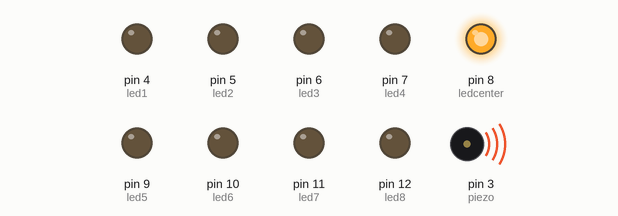
The sketch below on a simulated Arduino Nano, built with avr-gcc and run on an emulated ATmega328P. Parts: output pins drawn as LEDs (lit = HIGH), buzzer (waves = sounding).

Above: at 0.1 s.
At 3.5 s:
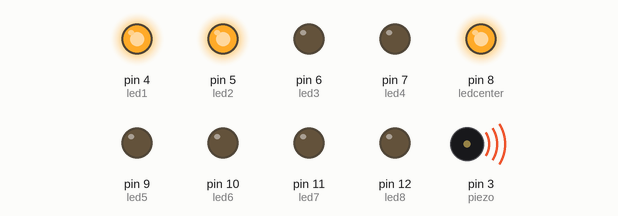
At 5.5 s:
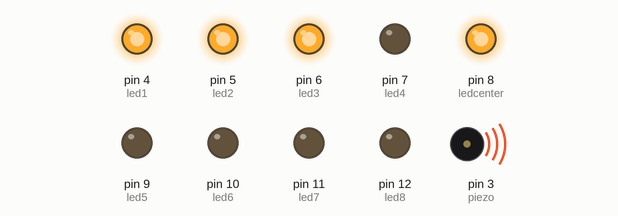
At 8.7 s:
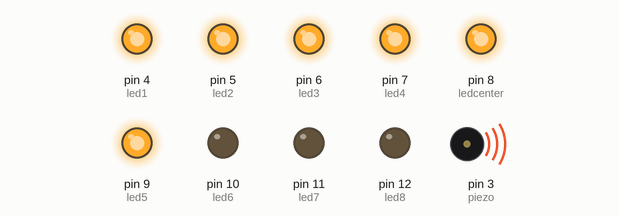
At 12.5 s:
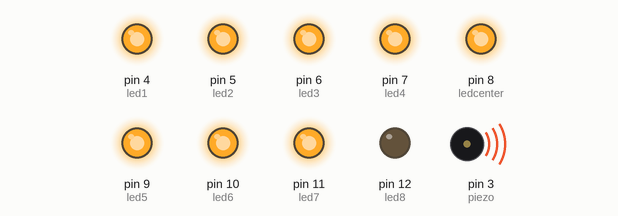
At 25.1 s:
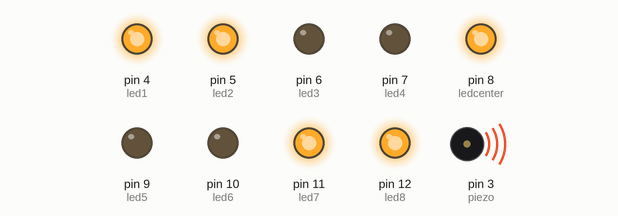
Timing chart, 0 to 40.0 s (numbered marks = the images above):
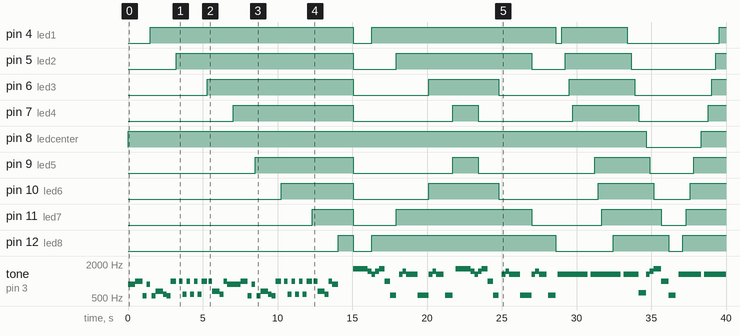

Measured:
- by itself, pin 4 (led1): goes HIGH 13.6 s, LOW 1.3 s, HIGH 12.3 s, LOW 0.40 s, HIGH 4.4 s, LOW 6.2 s, then HIGH
- by itself, pin 5 (led2): goes HIGH 11.8 s, LOW 2.9 s, HIGH 9.1 s, LOW 2.3 s, HIGH 4.4 s, LOW 5.7 s, then HIGH
- by itself, pin 6 (led3): repeats every 9.8 s: LOW 5.1 s, HIGH 4.7 s
- by itself, pin 7 (led4): goes HIGH 8.0 s, LOW 6.7 s, HIGH 1.7 s, LOW 6.3 s, HIGH 4.4 s, LOW 4.7 s, then HIGH
- by itself, pin 8 (ledcenter): LOW → HIGH at 0.00 s, → LOW 34.7 s later, → HIGH 3.7 s later
- by itself, pin 9 (led5): goes HIGH 6.5 s, LOW 6.7 s, HIGH 1.7 s, LOW 7.8 s, HIGH 3.7 s, LOW 3.0 s, then HIGH
- by itself, pin 10 (led6): goes HIGH 4.8 s, LOW 5.1 s, HIGH 4.7 s, LOW 6.7 s, HIGH 3.7 s, LOW 2.5 s, then HIGH
- by itself, pin 11 (led7): goes HIGH 2.7 s, LOW 2.9 s, HIGH 9.1 s, LOW 4.7 s, HIGH 4.0 s, LOW 1.7 s, then HIGH

The sketch:

Menorah_V3.ino
```cpp
// (licence header left out)
  //Declares ints for the LEDs, tempo, and piezo buzzer
  int led1 = 4;
  int led2 = 5;
  int led3 = 6;
  int led4 = 7;
  int ledcenter= 8;
  int led5 = 9;
  int led6 = 10;
  int led7 = 11;
  int led8 = 12;
  int piezo = 3;
  int tempo = 500;


  //Makes a structure so I can declare notes more easily
struct MusicStruct {


  int A = 550;
  int As = 582;
  int B = 617;
  int C = 654;
  int Cs = 693;
  int D = 734;
  int Ds = 777;
  int E = 824;
  int F = 873;
  int Fs = 925;
  int G = 980;
  int Gs = 1003;
  int C5  = 523;
  int CS5 = 554;
  int D5  = 587;
  int DS5 = 622;
  int E5  = 659;
  int F5  = 698;
  int FS5 = 740;
  int G5  = 784;
  int GS5 = 831;
  int A5  = 880;
  int AS5 = 932;
  int B5  = 988;
  int C6  = 1047;
  int CS6 = 1109;
  int D6  = 1175;
  int DS6 = 1245;
  int E6  = 1319;
  int F6  = 1397;
  int FS6 = 1480;
  int G6  = 1568;
  int GS6 = 1661;
  int A6  = 1760;
  int AS6 = 1865;
  int B6  = 1976;


}Music;


  //Same thing but makes it for length
struct LengthStruct {


  float half = 0.5;
  float threethirds = 0.75;
  float one = 1.0;
  float one_half = 1.5;
  float two = 2.0;
  float two_half = 2.5;


}Length;


  //Declares evrything as an output
  void setup() {


  pinMode(led1,OUTPUT);
  pinMode(led2,OUTPUT);
  pinMode(led3,OUTPUT);
  pinMode(led4,OUTPUT);
  pinMode(ledcenter,OUTPUT);
  pinMode(led5,OUTPUT);
  pinMode(led6,OUTPUT);
  pinMode(led7,OUTPUT);
  pinMode(led8,OUTPUT);
  pinMode(piezo, OUTPUT);


  }


  //Makes a void so I can easyily declare everything without having to do it individualy every single time
void setTone(int pin, int note, int duration) {


  tone(pin, note, duration);


  delay(duration);


}


  //The main code that plays the song as well as the lightshow
void loop() {


  digitalWrite(ledcenter, HIGH);


  //I have a little dreidel
  setTone(piezo, Music.F, tempo * Length.half);
  setTone(piezo, Music.F, tempo * Length.half);
  setTone(piezo, Music.G, tempo * Length.half);
  setTone(piezo, Music.G, tempo * Length.half);
  setTone(piezo, Music.A, tempo * Length.half);
  setTone(piezo, Music.F, tempo * Length.half);
  digitalWrite(led1, HIGH);


delay(100);


  //I made it out of clay
  setTone(piezo, Music.A, tempo * Length.half);
  setTone(piezo, Music.C, tempo * Length.half);
  setTone(piezo, Music.C, tempo * Length.half);
  setTone(piezo, Music.As, tempo * Length.half);
  setTone(piezo, Music.A, tempo * Length.half);
  setTone(piezo, Music.G, tempo * Length.threethirds);
  digitalWrite(led2, HIGH);


delay(200);


  //And when its dry and ready
  setTone(piezo, Music.G, tempo * Length.half);
  setTone(piezo, Music.As, tempo * Length.half);
  setTone(piezo, Music.G, tempo * Length.half);
  setTone(piezo, Music.As, tempo * Length.half);
  setTone(piezo, Music.G, tempo * Length.half);
  setTone(piezo, Music.As, tempo * Length.half);
  setTone(piezo, Music.G, tempo * Length.threethirds);
  digitalWrite(led3, HIGH);


delay(100);


  //Oh dridel I shall play
  setTone(piezo, Music.G, tempo * Length.half);
  setTone(piezo, Music.C, tempo * Length.half);
  setTone(piezo, Music.C, tempo * Length.half);
  setTone(piezo, Music.As, tempo * Length.half);
  setTone(piezo, Music.G, tempo * Length.half);
  setTone(piezo, Music.F, tempo * Length.threethirds);
  digitalWrite(led4, HIGH);


  //I have a little dreidel
  setTone(piezo, Music.F, tempo * Length.half);
  setTone(piezo, Music.F, tempo * Length.half);
  setTone(piezo, Music.G, tempo * Length.half);
  setTone(piezo, Music.G, tempo * Length.half);
  setTone(piezo, Music.A, tempo * Length.half);
  setTone(piezo, Music.F, tempo * Length.half);
  digitalWrite(led5, HIGH);


delay(100);


  //I made it out of clay
  setTone(piezo, Music.A, tempo * Length.half);
  setTone(piezo, Music.C, tempo * Length.half);
  setTone(piezo, Music.C, tempo * Length.half);
  setTone(piezo, Music.As, tempo * Length.half);
  setTone(piezo, Music.A, tempo * Length.half);
  setTone(piezo, Music.G, tempo * Length.threethirds);
  digitalWrite(led6, HIGH);


delay(200);


  //And when its dry and ready
  setTone(piezo, Music.G, tempo * Length.half);
  setTone(piezo, Music.As, tempo * Length.half);
  setTone(piezo, Music.G, tempo * Length.half);
  setTone(piezo, Music.As, tempo * Length.half);
  setTone(piezo, Music.G, tempo * Length.half);
  setTone(piezo, Music.As, tempo * Length.half);
  setTone(piezo, Music.G, tempo * Length.threethirds);
  digitalWrite(led7, HIGH);


delay(100);


  //Oh dridel I shall play
  setTone(piezo, Music.G, tempo * Length.half);
  setTone(piezo, Music.C, tempo * Length.half);
  setTone(piezo, Music.C, tempo * Length.half);
  setTone(piezo, Music.As, tempo * Length.half);
  setTone(piezo, Music.G, tempo * Length.half);
  setTone(piezo, Music.F, tempo * Length.threethirds);
  digitalWrite(led8, HIGH);


delay(1000);


  digitalWrite(led1, LOW);
  digitalWrite(led2, LOW);
  digitalWrite(led3, LOW);
  digitalWrite(led4, LOW);
  digitalWrite(led5, LOW);
  digitalWrite(led6, LOW);
  digitalWrite(led7, LOW);
  digitalWrite(led8, LOW);
  digitalWrite(ledcenter, HIGH);


  //I put my latakes in the air sometimes
  setTone(piezo, Music.GS6, tempo * Length.half);
  setTone(piezo, Music.GS6, tempo * Length.half);
  setTone(piezo, Music.GS6, tempo * Length.half);
  setTone(piezo, Music.GS6, tempo * Length.half);
  setTone(piezo, Music.FS6, tempo * Length.half);
  digitalWrite(led1, HIGH);
  digitalWrite(led8, HIGH);
  setTone(piezo, Music.E6, tempo * Length.half);
  setTone(piezo, Music.FS6, tempo * Length.half);
  setTone(piezo, Music.GS6, tempo * Length.threethirds);
  setTone(piezo, Music.B5, tempo * Length.threethirds);
  setTone(piezo, Music.CS5, tempo * Length.threethirds);
  digitalWrite(led2, HIGH);
  digitalWrite(led7, HIGH);


delay(200);


  //Singing ay oh spin the driedel
  setTone(piezo, Music.E6, tempo * Length.half);
  setTone(piezo, Music.FS6, tempo * Length.half);
  setTone(piezo, Music.E6, tempo * Length.one_half);
  setTone(piezo, Music.CS5, tempo * Length.one_half);
  digitalWrite(led3, HIGH);
  digitalWrite(led6, HIGH);
  setTone(piezo, Music.E6, tempo * Length.half);
  setTone(piezo, Music.FS6, tempo * Length.half);
  setTone(piezo, Music.E6, tempo * Length.one);
delay(100);
  setTone(piezo, Music.CS5, tempo * Length.one);
  digitalWrite(led4, HIGH);
  digitalWrite(led5, HIGH);


delay(200);


  //I want to celebrate and live my life
  setTone(piezo, Music.GS6, tempo * Length.half);
  setTone(piezo, Music.GS6, tempo * Length.half);
  setTone(piezo, Music.GS6, tempo * Length.half);
  setTone(piezo, Music.GS6, tempo * Length.half);
  setTone(piezo, Music.FS6, tempo * Length.half);
  setTone(piezo, Music.E6, tempo * Length.half);
  digitalWrite(led4, LOW);
  digitalWrite(led5, LOW);
  setTone(piezo, Music.FS6, tempo * Length.half);
  setTone(piezo, Music.GS6, tempo * Length.threethirds);
  setTone(piezo, Music.B5, tempo * Length.threethirds);
  setTone(piezo, Music.CS5, tempo * Length.threethirds);
  digitalWrite(led3, LOW);
  digitalWrite(led6, LOW);


delay(200);


  //Singing ay oh spin the driedel
  setTone(piezo, Music.E6, tempo * Length.half);
  setTone(piezo, Music.FS6, tempo * Length.half);
  setTone(piezo, Music.E6, tempo * Length.one_half);
  setTone(piezo, Music.CS5, tempo * Length.one_half);
  digitalWrite(led2, LOW);
  digitalWrite(led7, LOW);
  setTone(piezo, Music.E6, tempo * Length.half);
  setTone(piezo, Music.FS6, tempo * Length.half);
  setTone(piezo, Music.E6, tempo * Length.one);
delay(100);
  setTone(piezo, Music.CS5, tempo * Length.one);
  digitalWrite(led1, LOW);
  digitalWrite(led8, LOW);


delay(150);


  //Oh we say Maotzor
  setTone(piezo, Music.E6, tempo * Length.half);
  digitalWrite(led1, HIGH);
  setTone(piezo, Music.E6, tempo * Length.half);
  digitalWrite(led2, HIGH);
  setTone(piezo, Music.E6, tempo * Length.half);
  digitalWrite(led3, HIGH);
  setTone(piezo, Music.E6, tempo * Length.half);
  digitalWrite(led4, HIGH);
  setTone(piezo, Music.E6, tempo * Length.one);
  digitalWrite(ledcenter, HIGH);
  setTone(piezo, Music.E6, tempo * Length.one);


 delay(200);


  //Oh yes for all eight nights
  setTone(piezo, Music.E6, tempo * Length.half);
  digitalWrite(led5, HIGH);
  setTone(piezo, Music.E6, tempo * Length.half);
  digitalWrite(led6, HIGH);
  setTone(piezo, Music.E6, tempo * Length.half);
  digitalWrite(led7, HIGH);
  setTone(piezo, Music.E6, tempo * Length.half);
  setTone(piezo, Music.E6, tempo * Length.one);
  digitalWrite(led8, HIGH);
  setTone(piezo, Music.E6, tempo * Length.one);


delay(200);


  //Then we play dridel by the candlelight
  setTone(piezo, Music.E6, tempo * Length.half);
  digitalWrite(led1, LOW);
  setTone(piezo, Music.E6, tempo * Length.half);
  digitalWrite(led2, LOW);
  setTone(piezo, Music.E6, tempo * Length.half);
  digitalWrite(led3, LOW);
  setTone(piezo, Music.E6, tempo * Length.half);
  digitalWrite(led4, LOW);
  setTone(piezo, Music.DS5, tempo * Length.one);
  digitalWrite(ledcenter, LOW);
  setTone(piezo, Music.E6, tempo * Length.half);
  digitalWrite(led5, LOW);
  setTone(piezo, Music.FS6, tempo * Length.half);
  digitalWrite(led6, LOW);
  setTone(piezo, Music.GS6, tempo * Length.one);
  digitalWrite(led7, LOW);
  setTone(piezo, Music.B5, tempo * Length.one);
  digitalWrite(led8, LOW);
  setTone(piezo, Music.CS5, tempo * Length.one);


delay(200);


//And I told you once
  setTone(piezo, Music.E6, tempo * Length.half);
  digitalWrite(led8, HIGH);
  setTone(piezo, Music.E6, tempo * Length.half);
  digitalWrite(led7, HIGH);
  setTone(piezo, Music.E6, tempo * Length.half);
  digitalWrite(led6, HIGH);
  setTone(piezo, Music.E6, tempo * Length.half);
  digitalWrite(led5, HIGH);
  setTone(piezo, Music.E6, tempo * Length.one);
  digitalWrite(ledcenter, HIGH);


delay(200);


  //And I told you twice
  setTone(piezo, Music.E6, tempo * Length.half);
  digitalWrite(led4, HIGH);
  setTone(piezo, Music.E6, tempo * Length.half);
  digitalWrite(led3, HIGH);
  setTone(piezo, Music.E6, tempo * Length.half);
  digitalWrite(led2, HIGH);
  setTone(piezo, Music.E6, tempo * Length.half);
  digitalWrite(led1, HIGH);
  setTone(piezo, Music.E6, tempo * Length.one);


delay(200);


  //'Bought the miricle
  setTone(piezo, Music.E6, tempo * Length.half);
  digitalWrite(ledcenter, LOW);
  setTone(piezo, Music.E6, tempo * Length.half);
  digitalWrite(led4, LOW);
  digitalWrite(led5, LOW);
  setTone(piezo, Music.E6, tempo * Length.half);
  digitalWrite(led3, LOW);
  digitalWrite(led6, LOW);
  setTone(piezo, Music.E6, tempo * Length.half);
  digitalWrite(led2, LOW);
  digitalWrite(led7, LOW);
  setTone(piezo, Music.DS5, tempo * Length.one);
  digitalWrite(led1, LOW);
  digitalWrite(led8, LOW);


delay(200);


  //Of the candlelight
  setTone(piezo, Music.E6, tempo * Length.half);
  digitalWrite(led1, HIGH);
  digitalWrite(led8, HIGH);
  setTone(piezo, Music.FS6, tempo * Length.half);
  digitalWrite(led2, HIGH);
  digitalWrite(led7, HIGH);
  setTone(piezo, Music.GS6, tempo * Length.one);
  digitalWrite(led3, HIGH);
  digitalWrite(led6, HIGH);
  setTone(piezo, Music.B5, tempo * Length.one);
  digitalWrite(led4, HIGH);
  digitalWrite(led5, HIGH);
  setTone(piezo, Music.CS5, tempo * Length.one);
  digitalWrite(ledcenter, LOW);


delay(1000);


  digitalWrite(led1, LOW);
  digitalWrite(led2, LOW);
  digitalWrite(led3, LOW);
  digitalWrite(led4, LOW);
  digitalWrite(led5, LOW);
  digitalWrite(led6, LOW);
  digitalWrite(led7, LOW);
  digitalWrite(led8, LOW);
  digitalWrite(ledcenter, LOW);


delay(1000);


}


//End of the code. YAY!
```
